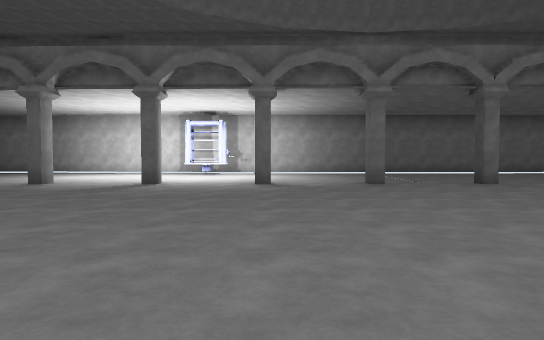
view 1 (above)

23 first-person views from a walk through a scene from a Unity 3-D project. The camera is 1.2 m above the floor, tilts 2° down and sees 75° across. The floor is counted in squares, 2 m on a side. Each view is taken from the middle of a square. On the plan, view 1 faces up. The plan holds only what a view shows up to about 10 squares ahead; the rest is blank.

view 2
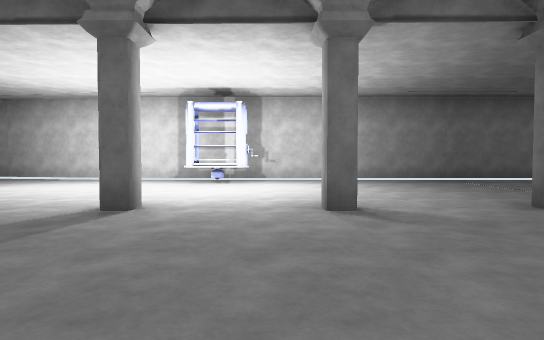

view 3
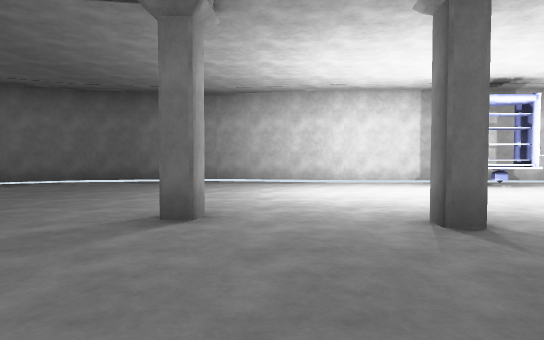

view 4
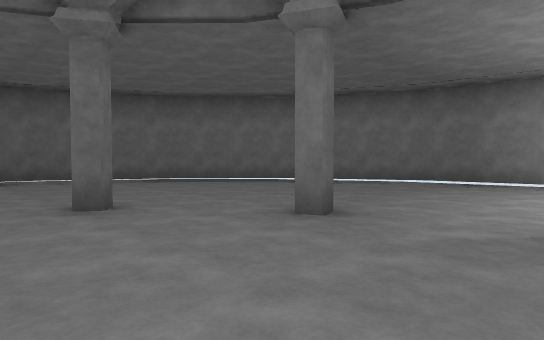

view 5
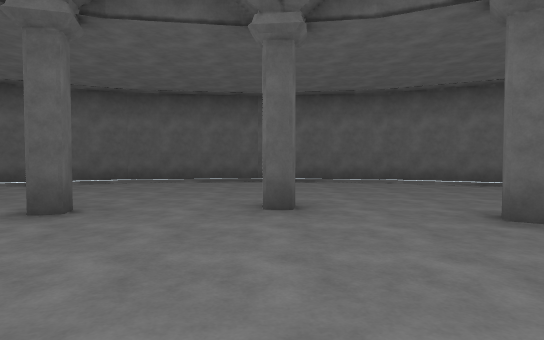

view 6
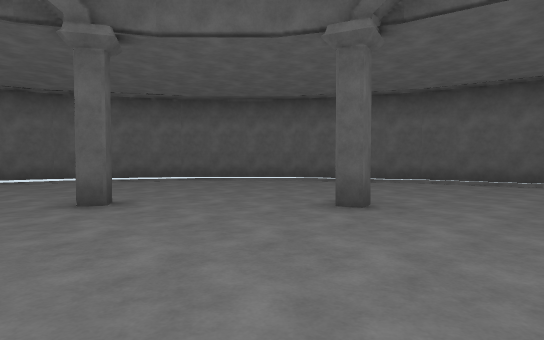

view 7
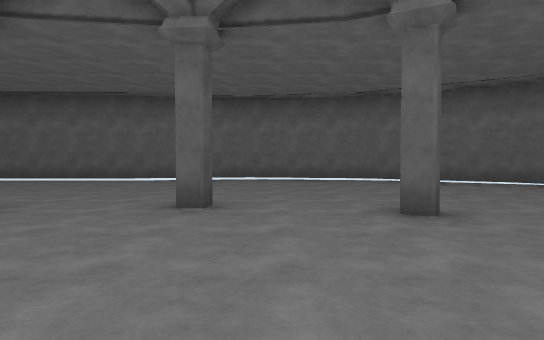

view 8
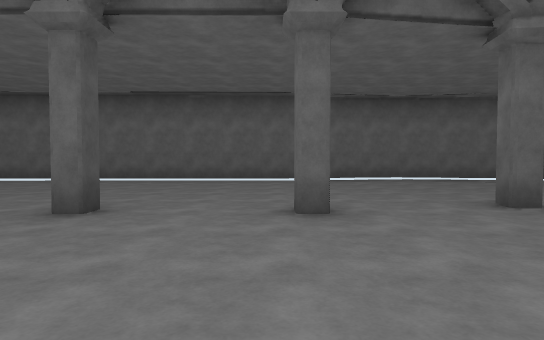

view 9
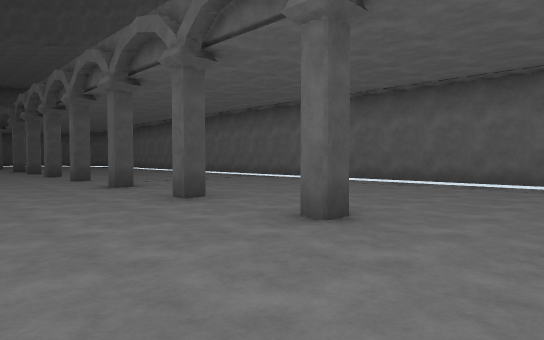

view 10
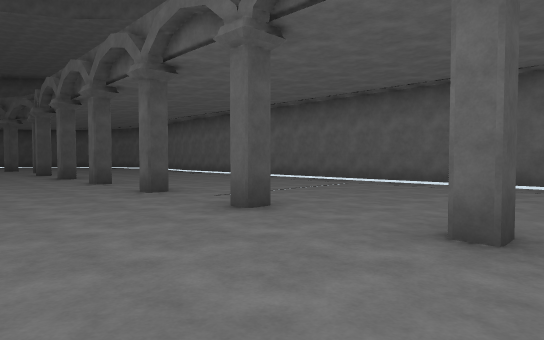

view 11
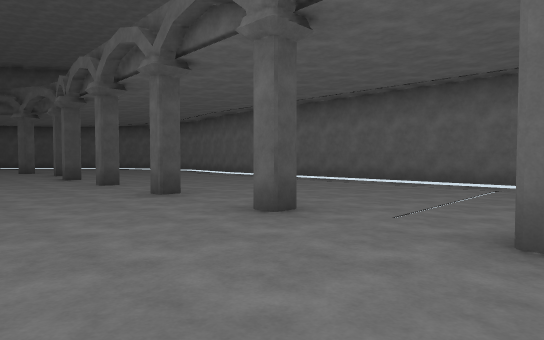

view 12
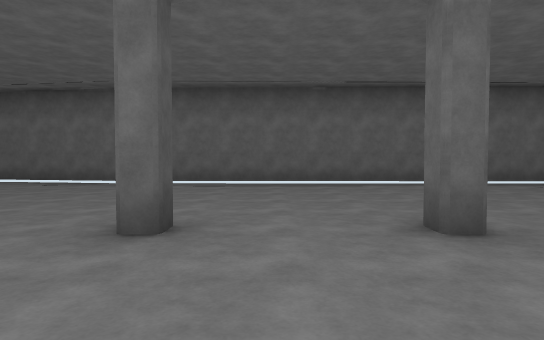

view 13
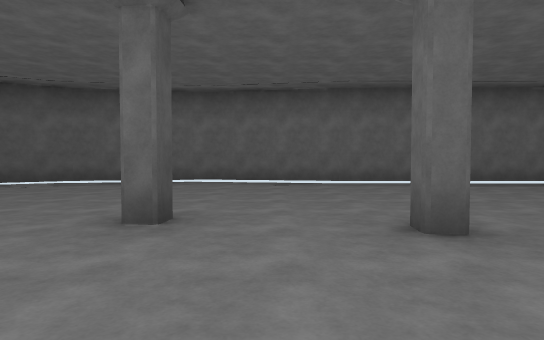

view 14
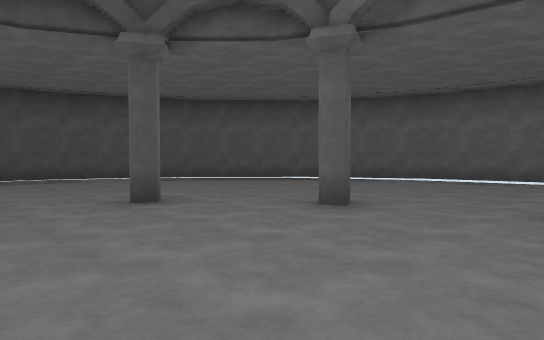

view 15
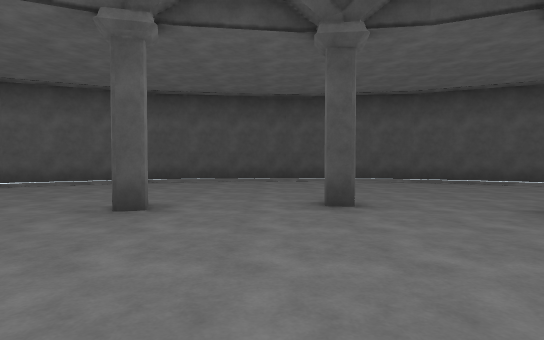

view 16
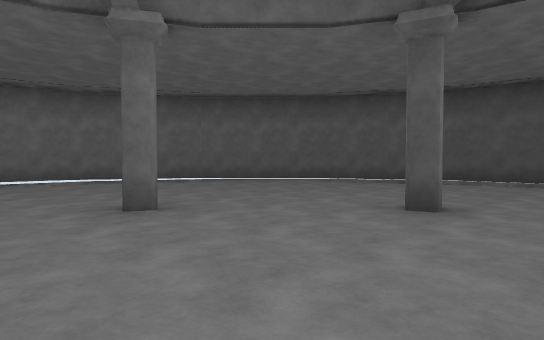

view 17
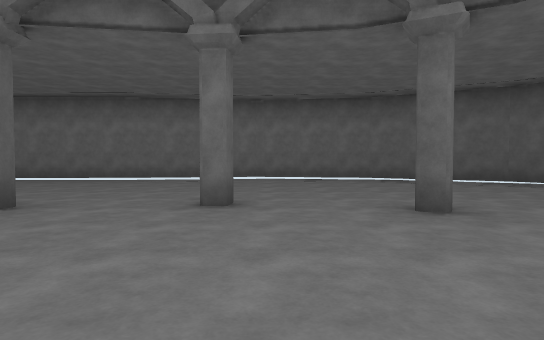

view 18
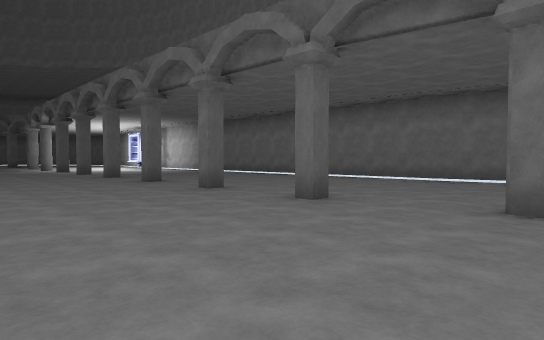

view 19
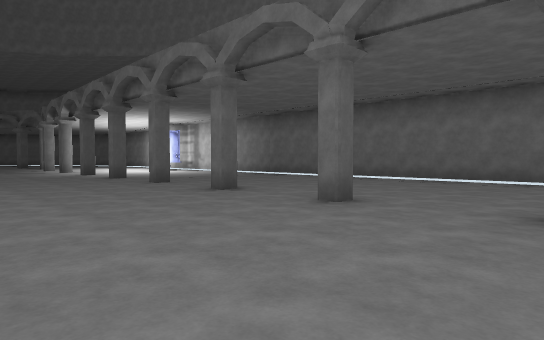

view 20
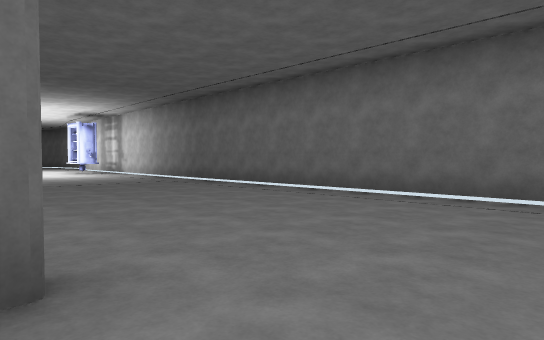

view 21
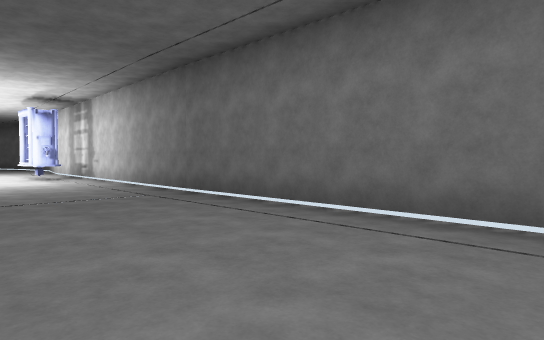

view 22
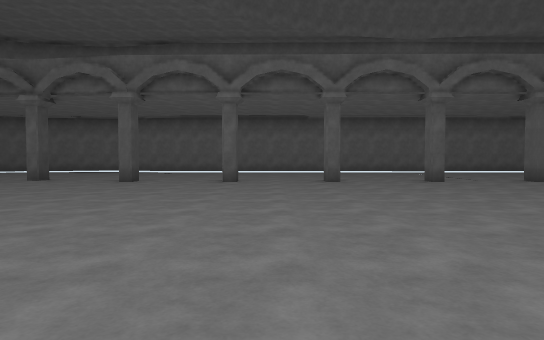

view 23
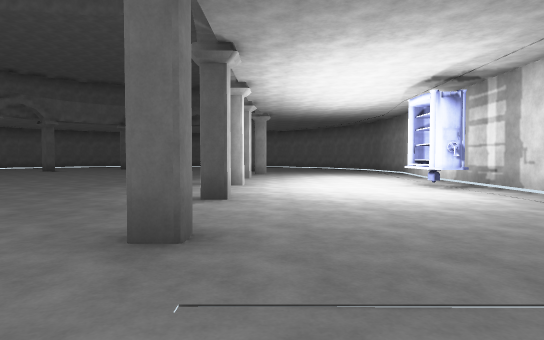

### Floor plan
Key: @ floor where view 1 was taken; # wall or solid block; . floor; O other object.
Columns run from 19 left of view 1 to 26 right of it. Each row starts with its distance up from view 1.
 14        ################################
 13      ###...............................##
 12     ##..........OO.......................#
 11    ##.....................................#
 10   ##.......................................#
  9   #........#......................#........##
  8  #......#....#..#..#.#..#.#..#..#....#......#
  7  #..........................................#
  6  #.....#...............................#....#
  5  #........... ...............................#
  4 #.....#....   .........  ....................#
  3 ##.........   ......... ......... .....#.....#
  2  #....#..... ................................#
  1  #.....................................#....#
  0  #.................@........................#
 -1  ##.....#..#.#..#..#.#..#.#..#.#..#..#......#
 -2   #........................................#
 -3   ##......................................##
 -4    ##....................................##
 -5     ##..................................##
 -6      ###.........############.........###
 -7        ########                ########

Positions as (right, up) in squares from view 1, and headings:
1: (0, 0), facing up
2: (-1, 4), facing up
3: (-7, 5), facing up
4: (-8, 5), facing up-left
5: (-9, 4), facing left
6: (-9, 4), facing down-left
7: (-9, 3), facing down
8: (-5, 3), facing down
9: (-5, 2), facing down-right
10: (-1, 2), facing down-right
11: (2, 2), facing down-right
12: (9, 2), facing down
13: (14, 2), facing down
14: (15, 3), facing down-right
15: (16, 4), facing right
16: (16, 4), facing up-right
17: (16, 4), facing up
18: (16, 4), facing up-left
19: (13, 4), facing up-left
20: (12, 8), facing up-left
21: (9, 10), facing up-left
22: (9, 8), facing down
23: (5, 9), facing left
